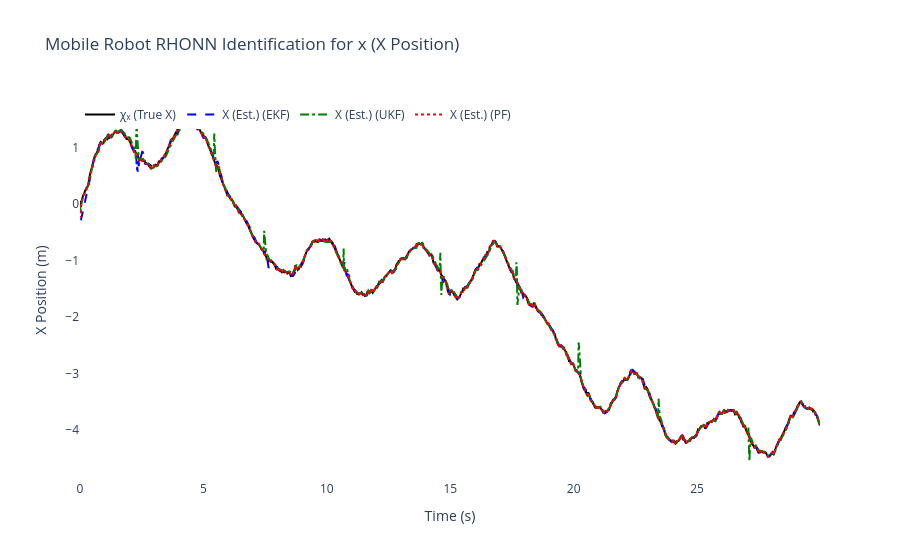
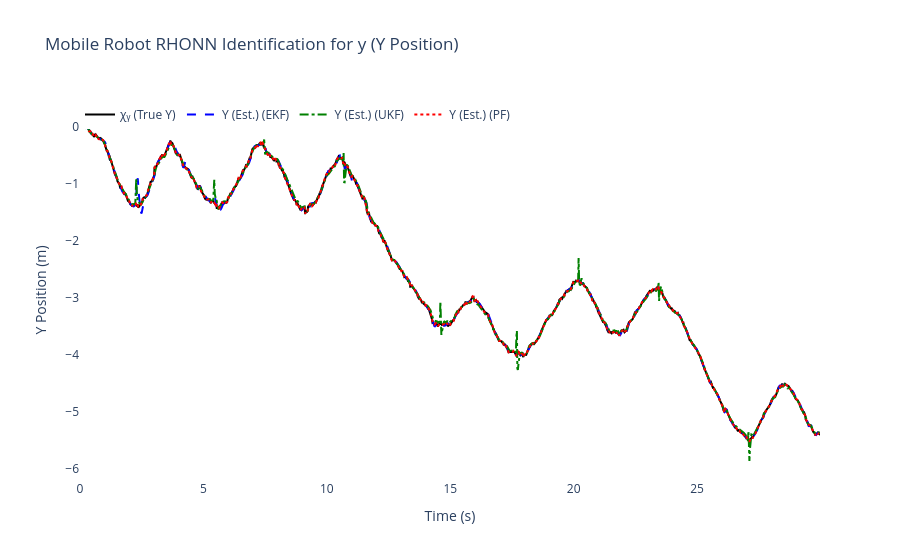
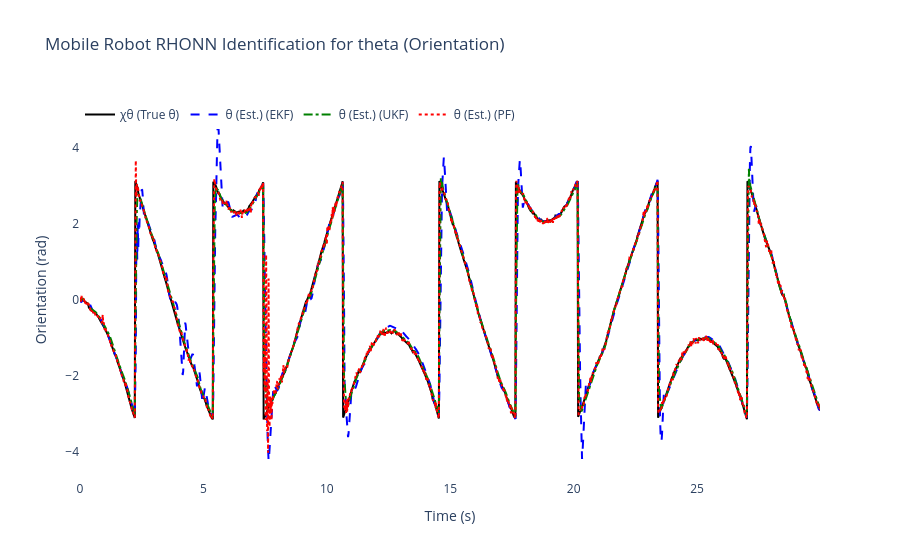
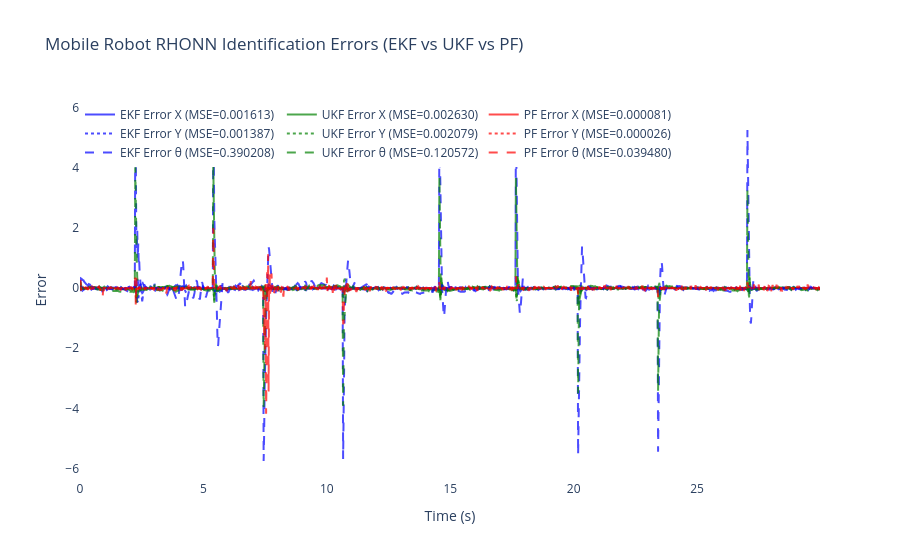

Source (notebook cell) for these figures, in order:
### Code cell
# ============================================================
    # 6) Results & plots for Differential Drive Mobile Robot
# ============================================================
mse_x_ekf = np.mean((x_true[:, 0] - x_hat_ekf[:, 0])**2)     # x position
mse_y_ekf = np.mean((x_true[:, 1] - x_hat_ekf[:, 1])**2)     # y position  
mse_theta_ekf = np.mean((x_true[:, 2] - x_hat_ekf[:, 2])**2) # orientation

mse_x_ukf = np.mean((x_true[:, 0] - x_hat_ukf[:, 0])**2)     # x position
mse_y_ukf = np.mean((x_true[:, 1] - x_hat_ukf[:, 1])**2)     # y position
mse_theta_ukf = np.mean((x_true[:, 2] - x_hat_ukf[:, 2])**2) # orientation

mse_x_pf = np.mean((x_true[:, 0] - x_hat_pf[:, 0])**2)       # x position
mse_y_pf = np.mean((x_true[:, 1] - x_hat_pf[:, 1])**2)       # y position  
mse_theta_pf = np.mean((x_true[:, 2] - x_hat_pf[:, 2])**2)   # orientation

print(f"\nFinal EKF-RHONN Weights:")
for i in range(3):
    state_names = ['x', 'y', 'theta']
    print(f"  Neuron {i+1} ({state_names[i]}): {ekf_trainer.weights[i]}")

print(f"\nFinal UKF-RHONN Weights:")
for i in range(3):
    state_names = ['x', 'y', 'theta']
    print(f"  Neuron {i+1} ({state_names[i]}): {ukf_trainer.weights[i]}")

print(f"\nFinal PF-RHONN Weight Estimates:")
pf_estimates = pf_trainer.get_estimate()
for i in range(3):
    state_names = ['x', 'y', 'theta']
    print(f"  Neuron {i+1} ({state_names[i]}): {pf_estimates[i]}")

print("\n--- Performance Comparison (MSE) for Differential Drive Mobile Robot ---")
print(f"EKF MSE x position:     {mse_x_ekf:.6f}")
print(f"EKF MSE y position:     {mse_y_ekf:.6f}")
print(f"EKF MSE theta (orient): {mse_theta_ekf:.6f}")
print(f"UKF MSE x position:     {mse_x_ukf:.6f}")
print(f"UKF MSE y position:     {mse_y_ukf:.6f}")
print(f"UKF MSE theta (orient): {mse_theta_ukf:.6f}")
print(f"PF  MSE x position:     {mse_x_pf:.6f}")
print(f"PF  MSE y position:     {mse_y_pf:.6f}")
print(f"PF  MSE theta (orient): {mse_theta_pf:.6f}")

states_info = [
    {'idx': 0, 'var': 'x', 'desc': 'X Position', 'y_label': 'X Position (m)',
     'chi': 'χₓ (True X)', 'x': 'X (Est.)'},
    {'idx': 1, 'var': 'y', 'desc': 'Y Position', 'y_label': 'Y Position (m)',
     'chi': 'χᵧ (True Y)', 'x': 'Y (Est.)'},
    {'idx': 2, 'var': 'theta', 'desc': 'Orientation', 'y_label': 'Orientation (rad)',
     'chi': 'χθ (True θ)', 'x': 'θ (Est.)'}
]

for state_info in states_info:
    i = state_info['idx']
    trace_plant = go.Scatter(x=t_history, y=x_true[:, i], mode='lines',
                            name=state_info['chi'], line=dict(color='black', width=2))
    trace_ekf = go.Scatter(x=t_history, y=x_hat_ekf[:, i], mode='lines',
                        name=f"{state_info['x']} (EKF)", line=dict(dash='dash', color='blue'))
    trace_ukf = go.Scatter(x=t_history, y=x_hat_ukf[:, i], mode='lines',
                        name=f"{state_info['x']} (UKF)", line=dict(dash='dashdot', color='green'))
    trace_pf = go.Scatter(x=t_history, y=x_hat_pf[:, i], mode='lines',
                        name=f"{state_info['x']} (PF)", line=dict(dash='dot', color='red'))

    fig = go.Figure([trace_plant, trace_ekf, trace_ukf, trace_pf])
    fig.update_layout(
        title=f'Mobile Robot RHONN Identification for {state_info["var"]} ({state_info["desc"]})',
        xaxis_title='Time (s)',
        yaxis_title=state_info['y_label'],
        legend=dict(x=0, y=1, orientation='h'),
        font=dict(size=12),
        plot_bgcolor='white',
        paper_bgcolor='white'
    )
    fig.show()

# Errors for all three states
error_x_ekf = x_true[:, 0] - x_hat_ekf[:, 0]
error_y_ekf = x_true[:, 1] - x_hat_ekf[:, 1]
error_theta_ekf = x_true[:, 2] - x_hat_ekf[:, 2]

error_x_ukf = x_true[:, 0] - x_hat_ukf[:, 0]
error_y_ukf = x_true[:, 1] - x_hat_ukf[:, 1]
error_theta_ukf = x_true[:, 2] - x_hat_ukf[:, 2]

error_x_pf = x_true[:, 0] - x_hat_pf[:, 0]
error_y_pf = x_true[:, 1] - x_hat_pf[:, 1]
error_theta_pf = x_true[:, 2] - x_hat_pf[:, 2]

fig2 = go.Figure()
fig2.add_trace(go.Scatter(x=t_history, y=error_x_ekf, mode='lines',
                        name=f'EKF Error X (MSE={mse_x_ekf:.6f})', opacity=0.7, line=dict(color='blue')))
fig2.add_trace(go.Scatter(x=t_history, y=error_x_ukf, mode='lines',
                        name=f'UKF Error X (MSE={mse_x_ukf:.6f})', opacity=0.7, line=dict(color='green')))
fig2.add_trace(go.Scatter(x=t_history, y=error_x_pf, mode='lines',
                        name=f'PF Error X (MSE={mse_x_pf:.6f})', opacity=0.7, line=dict(color='red')))
fig2.add_trace(go.Scatter(x=t_history, y=error_y_ekf, mode='lines',
                        name=f'EKF Error Y (MSE={mse_y_ekf:.6f})', opacity=0.7, line=dict(color='blue', dash='dot')))
fig2.add_trace(go.Scatter(x=t_history, y=error_y_ukf, mode='lines',
                        name=f'UKF Error Y (MSE={mse_y_ukf:.6f})', opacity=0.7, line=dict(color='green', dash='dot')))
fig2.add_trace(go.Scatter(x=t_history, y=error_y_pf, mode='lines',
                        name=f'PF Error Y (MSE={mse_y_pf:.6f})', opacity=0.7, line=dict(color='red', dash='dot')))
fig2.add_trace(go.Scatter(x=t_history, y=error_theta_ekf, mode='lines',
                        name=f'EKF Error θ (MSE={mse_theta_ekf:.6f})', opacity=0.7, line=dict(color='blue', dash='dash')))
fig2.add_trace(go.Scatter(x=t_history, y=error_theta_ukf, mode='lines',
                        name=f'UKF Error θ (MSE={mse_theta_ukf:.6f})', opacity=0.7, line=dict(color='green', dash='dash')))
fig2.add_trace(go.Scatter(x=t_history, y=error_theta_pf, mode='lines',
                        name=f'PF Error θ (MSE={mse_theta_pf:.6f})', opacity=0.7, line=dict(color='red', dash='dash')))
fig2.update_layout(
    title='Mobile Robot RHONN Identification Errors (EKF vs UKF vs PF)',
    xaxis_title='Time (s)',
    yaxis_title='Error',
    legend=dict(x=0, y=1, orientation='h'),
    font=dict(size=12),
    plot_bgcolor='white',
    paper_bgcolor='white'
)
fig2.show()

# 2D Trajectory plot (X-Y plane for mobile robot)
fig_trajectory = go.Figure()
fig_trajectory.add_trace(go.Scatter(x=x_true[:, 0], y=x_true[:, 1], mode='lines',
                              name='True Robot Trajectory',
                              line=dict(color='black', width=3)))
fig_trajectory.add_trace(go.Scatter(x=x_hat_ekf[:, 0], y=x_hat_ekf[:, 1], mode='lines',
                              name='EKF Estimation',
                              line=dict(color='blue', width=2, dash='dash')))
fig_trajectory.add_trace(go.Scatter(x=x_hat_ukf[:, 0], y=x_hat_ukf[:, 1], mode='lines',
                              name='UKF Estimation',
                              line=dict(color='green', width=2, dash='dashdot')))
fig_trajectory.add_trace(go.Scatter(x=x_hat_pf[:, 0], y=x_hat_pf[:, 1], mode='lines',
                              name='PF Estimation',
                              line=dict(color='red', width=2, dash='dot')))
# Add start and end markers
fig_trajectory.add_trace(go.Scatter(x=[x_true[0, 0]], y=[x_true[0, 1]], mode='markers',
                              name='Start', marker=dict(color='green', size=10, symbol='star')))
fig_trajectory.add_trace(go.Scatter(x=[x_true[-1, 0]], y=[x_true[-1, 1]], mode='markers',
                              name='End', marker=dict(color='red', size=10, symbol='square')))
fig_trajectory.update_layout(
    title='Mobile Robot Trajectory - 2D Path Comparison (EKF vs UKF vs PF)',
    xaxis_title='X Position (m)',
    yaxis_title='Y Position (m)',
    font=dict(size=12),
    plot_bgcolor='white',
    paper_bgcolor='white',
    showlegend=True
)
fig_trajectory.show()

# Determine which filter has the lowest total MSE (sum of x, y, theta)
mse_total_ekf = mse_x_ekf + mse_y_ekf + mse_theta_ekf
mse_total_ukf = mse_x_ukf + mse_y_ukf + mse_theta_ukf
mse_total_pf = mse_x_pf + mse_y_pf + mse_theta_pf

mse_totals = {'EKF': mse_total_ekf, 'UKF': mse_total_ukf, 'PF': mse_total_pf}
best_filter = min(mse_totals, key=mse_totals.get)

print(f"\nBest overall performance: {best_filter} (lowest total MSE: {mse_totals[best_filter]:.6f})")

### Figure 1 — Plotly figure (JSON) as saved in the notebook; plotly's stock layout.template omitted (floating-point values rounded to 4 significant figures; data arrays with more than 128 entries replaced by an {"elided": "..."} marker saying what was removed)
{"data": [{"line": {"color": "black", "width": 2}, "mode": "lines", "name": "χₓ (True X)", "type": "scatter", "x": {"elided": "1500 float values"}, "y": {"elided": "1500 float values"}}, {"line": {"color": "blue", "dash": "dash"}, "mode": "lines", "name": "X (Est.) (EKF)", "type": "scatter", "x": {"elided": "1500 float values"}, "y": {"elided": "1500 float values"}}, {"line": {"color": "green", "dash": "dashdot"}, "mode": "lines", "name": "X (Est.) (UKF)", "type": "scatter", "x": {"elided": "1500 float values"}, "y": {"elided": "1500 float values"}}, {"line": {"color": "red", "dash": "dot"}, "mode": "lines", "name": "X (Est.) (PF)", "type": "scatter", "x": {"elided": "1500 float values"}, "y": {"elided": "1500 float values"}}], "layout": {"font": {"size": 12}, "legend": {"orientation": "h", "x": 0, "y": 1}, "paper_bgcolor": "white", "plot_bgcolor": "white", "title": {"text": "Mobile Robot RHONN Identification for x (X Position)"}, "xaxis": {"title": {"text": "Time (s)"}}, "yaxis": {"title": {"text": "X Position (m)"}}}}

### Figure 2 — Plotly figure (JSON) as saved in the notebook; plotly's stock layout.template omitted (floating-point values rounded to 4 significant figures; data arrays with more than 128 entries replaced by an {"elided": "..."} marker saying what was removed)
{"data": [{"line": {"color": "black", "width": 2}, "mode": "lines", "name": "χᵧ (True Y)", "type": "scatter", "x": {"elided": "1500 float values"}, "y": {"elided": "1500 float values"}}, {"line": {"color": "blue", "dash": "dash"}, "mode": "lines", "name": "Y (Est.) (EKF)", "type": "scatter", "x": {"elided": "1500 float values"}, "y": {"elided": "1500 float values"}}, {"line": {"color": "green", "dash": "dashdot"}, "mode": "lines", "name": "Y (Est.) (UKF)", "type": "scatter", "x": {"elided": "1500 float values"}, "y": {"elided": "1500 float values"}}, {"line": {"color": "red", "dash": "dot"}, "mode": "lines", "name": "Y (Est.) (PF)", "type": "scatter", "x": {"elided": "1500 float values"}, "y": {"elided": "1500 float values"}}], "layout": {"font": {"size": 12}, "legend": {"orientation": "h", "x": 0, "y": 1}, "paper_bgcolor": "white", "plot_bgcolor": "white", "title": {"text": "Mobile Robot RHONN Identification for y (Y Position)"}, "xaxis": {"title": {"text": "Time (s)"}}, "yaxis": {"title": {"text": "Y Position (m)"}}}}

### Figure 3 — Plotly figure (JSON) as saved in the notebook; plotly's stock layout.template omitted (floating-point values rounded to 4 significant figures; data arrays with more than 128 entries replaced by an {"elided": "..."} marker saying what was removed)
{"data": [{"line": {"color": "black", "width": 2}, "mode": "lines", "name": "χθ (True θ)", "type": "scatter", "x": {"elided": "1500 float values"}, "y": {"elided": "1500 float values"}}, {"line": {"color": "blue", "dash": "dash"}, "mode": "lines", "name": "θ (Est.) (EKF)", "type": "scatter", "x": {"elided": "1500 float values"}, "y": {"elided": "1500 float values"}}, {"line": {"color": "green", "dash": "dashdot"}, "mode": "lines", "name": "θ (Est.) (UKF)", "type": "scatter", "x": {"elided": "1500 float values"}, "y": {"elided": "1500 float values"}}, {"line": {"color": "red", "dash": "dot"}, "mode": "lines", "name": "θ (Est.) (PF)", "type": "scatter", "x": {"elided": "1500 float values"}, "y": {"elided": "1500 float values"}}], "layout": {"font": {"size": 12}, "legend": {"orientation": "h", "x": 0, "y": 1}, "paper_bgcolor": "white", "plot_bgcolor": "white", "title": {"text": "Mobile Robot RHONN Identification for theta (Orientation)"}, "xaxis": {"title": {"text": "Time (s)"}}, "yaxis": {"title": {"text": "Orientation (rad)"}}}}

### Figure 4 — Plotly figure (JSON) as saved in the notebook; plotly's stock layout.template omitted (floating-point values rounded to 4 significant figures; data arrays with more than 128 entries replaced by an {"elided": "..."} marker saying what was removed)
{"data": [{"line": {"color": "blue"}, "mode": "lines", "name": "EKF Error X (MSE=0.001613)", "opacity": 0.7, "type": "scatter", "x": {"elided": "1500 float values"}, "y": {"elided": "1500 float values"}}, {"line": {"color": "green"}, "mode": "lines", "name": "UKF Error X (MSE=0.002630)", "opacity": 0.7, "type": "scatter", "x": {"elided": "1500 float values"}, "y": {"elided": "1500 float values"}}, {"line": {"color": "red"}, "mode": "lines", "name": "PF Error X (MSE=0.000081)", "opacity": 0.7, "type": "scatter", "x": {"elided": "1500 float values"}, "y": {"elided": "1500 float values"}}, {"line": {"color": "blue", "dash": "dot"}, "mode": "lines", "name": "EKF Error Y (MSE=0.001387)", "opacity": 0.7, "type": "scatter", "x": {"elided": "1500 float values"}, "y": {"elided": "1500 float values"}}, {"line": {"color": "green", "dash": "dot"}, "mode": "lines", "name": "UKF Error Y (MSE=0.002079)", "opacity": 0.7, "type": "scatter", "x": {"elided": "1500 float values"}, "y": {"elided": "1500 float values"}}, {"line": {"color": "red", "dash": "dot"}, "mode": "lines", "name": "PF Error Y (MSE=0.000026)", "opacity": 0.7, "type": "scatter", "x": {"elided": "1500 float values"}, "y": {"elided": "1500 float values"}}, {"line": {"color": "blue", "dash": "dash"}, "mode": "lines", "name": "EKF Error θ (MSE=0.390208)", "opacity": 0.7, "type": "scatter", "x": {"elided": "1500 float values"}, "y": {"elided": "1500 float values"}}, {"line": {"color": "green", "dash": "dash"}, "mode": "lines", "name": "UKF Error θ (MSE=0.120572)", "opacity": 0.7, "type": "scatter", "x": {"elided": "1500 float values"}, "y": {"elided": "1500 float values"}}, {"line": {"color": "red", "dash": "dash"}, "mode": "lines", "name": "PF Error θ (MSE=0.039480)", "opacity": 0.7, "type": "scatter", "x": {"elided": "1500 float values"}, "y": {"elided": "1500 float values"}}], "layout": {"font": {"size": 12}, "legend": {"orientation": "h", "x": 0, "y": 1}, "paper_bgcolor": "white", "plot_bgcolor": "white", "title": {"text": "Mobile Robot RHONN Identification Errors (EKF vs UKF vs PF)"}, "xaxis": {"title": {"text": "Time (s)"}}, "yaxis": {"title": {"text": "Error"}}}}
